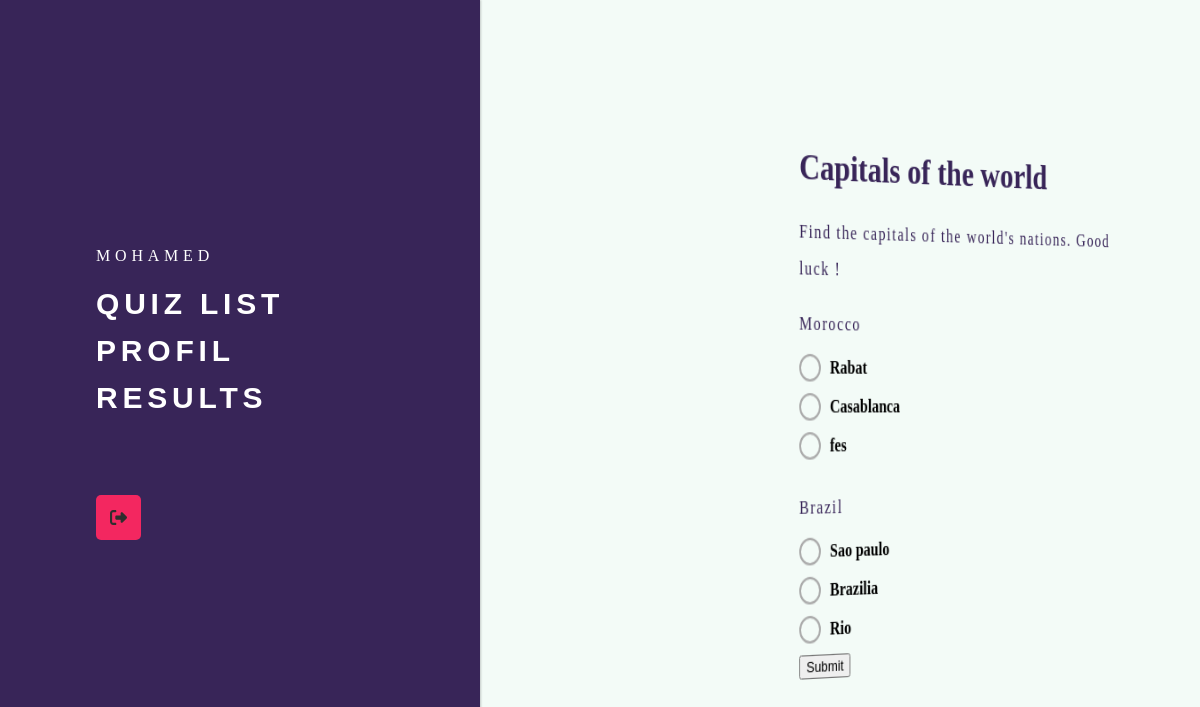
The app's page /quiz/2/ (signed in) with its own data.
### quiz/models.py (models this page shows)
class Quiz(models.Model):
    title = models.CharField(max_length=255)
    description = models.TextField()
    duration = models.DurationField(null=True, blank=True)
    category = models.CharField(max_length=100)

class Question(models.Model):
    TEXT = 'text'
    MULTIPLE_CHOICE = 'multiple_choice'
    TRUE_FALSE = 'true_false'
    QUESTION_TYPES = [
        (TEXT, 'Text'),
        (MULTIPLE_CHOICE, 'Multiple Choice'),
        (TRUE_FALSE, 'True/False'),
    ]
    quiz = models.ForeignKey(Quiz, on_delete=models.CASCADE)
    text = models.TextField()
    type = models.CharField(max_length=20, choices=QUESTION_TYPES, default=TEXT)

class Choice(models.Model):
    question = models.ForeignKey(Question, on_delete=models.CASCADE)
    text = models.CharField(max_length=255)
    is_correct = models.BooleanField(default=False)

### quiz/views.py (the view, shortened to what this page needs)
# urls.py: path('<int:quiz_id>/', quiz_detail_view, name='quiz_detail_view'),
def quiz_detail_view(request, quiz_id):
    quiz = Quiz.objects.get(id=quiz_id)
    questions = Question.objects.filter(quiz=quiz)
    return render(request, 'quiz/quiz_detail.html', {'quiz': quiz, 'questions': questions})

### quiz/templates/quiz/quiz_detail.html (shortened to what this page needs)
{% load static %}
<!DOCTYPE html>
<html lang="en">
<head>
    <link rel="stylesheet" type="text/css" href="{% static 'quiz/css/quiz_detail_style.css'%}"/>
    <link rel="stylesheet" type="text/css" href="{% static 'quiz/css/navbarstyle.css' %}">
</head>
<body>
    {% include 'quiz/navbar.html' %}
    <div class="container">
        <h1>{{ quiz.title }}</h1>
        <p class="description">{{ quiz.description }}</p>
        <form method="post" >
            {% for question in questions %}
                <p class="question">{{ question.text }}</p>
                {% if question.type == 'multiple_choice' %}
                    <div class="radio-buttons">
                        {% for choice in question.choice_set.all %}
                            <label class="radio-button">
                                <div class="radio-circle"></div>
                                <span class="radio-label">{{ choice.text }}</span>
                            </label>
                        {% endfor %}
                    </div>
                {% endif %}
            {% endfor %}
            <button class="submit-btn" type="submit">Submit</button>
        </form>
    </div>
</body>
</html>

### quiz/templates/quiz/navbar.html (shortened to what this page needs)
{% load static %}
<div class="menu">
    <nav>
        <span class="user-info">{{ user.username }}</span>
        <ul id="ul">
            <li id="li" ><a href="{% url 'quiz_index' %}">Quiz List</a></li>
            <li id="li"><a href="">Profil</a></li>
            <li id="li"><a href="">Results</a></li>
            {% if user.is_authenticated %}
            <li id="li">
                <form action="{% url 'logout' %}" method="post">
                    <button type="submit" class="Btn">
                        <div class="sign">
                        </div>
                    </button>
                </form>
            </li>
            {% endif %}
        </ul>
    </nav>
</div>

### quiz/static/quiz/css/quiz_detail_style.css (style rules this page uses)
body { font-family: 'georgia'; margin-left: 2cm; background-color: #f3fbf7; height: 100vh; margin: 0; display: grid; place-content: center; }
a { font-family:Arial, Helvetica, sans-serif; text-size-adjust: 0; text-decoration: none; color: #f3fbf7; font-size: 20px; }
.radio-buttons { display: flex; flex-direction: column; color: black; }
.radio-button { display: flex; align-items: center; margin-bottom: 10px; cursor: pointer; }
.radio-circle { width: 20px; height: 20px; border-radius: 50%; border: 2px solid #aaa; position: relative; margin-right: 10px; }
.radio-circle::before { content: ""; display: block; width: 12px; height: 12px; border-radius: 50%; background-color: #ddd; position: absolute; top: 50%; left: 50%; transform: translate(-50%, -50%) scale(0); transition: all 0.2s ease-in-out; }
.radio-label { font-size: 16px; font-weight: bold; }
.question { line-height: 2em; letter-spacing: .1em; margin-bottom: 10px; color: #382558; }
.description { line-height: 2em; letter-spacing: .1em; margin-bottom: 10px; color: #382558; }
h1 { color: #382558; }

### quiz/static/quiz/css/navbarstyle.css (style rules this page uses)
body { box-sizing: content-box; }
.menu { position: fixed; height: 100vh; background: #382558; width: 10vw; box-shadow: 1px 0 2px rgba(0, 0, 0, .2); transition: 1s; }
.container { width: 90%; transition: 1s; color: #D2D2D0; }
nav { position: absolute; margin-top: 50%; left: -1000px; transition: .5s; }
nav #ul { color: white; text-transform: uppercase; list-style-type: none; padding: 0; }
nav #li { line-height: 2em; letter-spacing: .3em; margin-bottom: 10px; }
nav a { font-size: 30px; text-decoration: none; color: white; font-weight: 600; }
p { line-height: 1.5em; }
.user-info { color: white; text-transform: uppercase; list-style-type: none; line-height: 2em; letter-spacing: .3em; }
.Btn { --black: #000000; --ch-black: #141414; --eer-black: #1b1b1b; --night-rider: #2e2e2e; --white: #ffffff; --af-white: #f3f3f3; --ch-white: #e1e1e1; display: flex; align-items: center; justify-content: flex-start; width: 45px; height: 45px; border: none; border-radius: 5px; cursor: pointer; position: relative; overflow: hidden; transition-duration: .3s; background-color: #f32760; margin-top: 2cm; }
.sign { width: 150%; transition-duration: .3s; display: flex; align-items: center; justify-content: center; }
.sign svg { width: 17px; }

### records on screen
Quiz: title "Capitals of the world", description "Find the capitals of the world's nations. Good luck !"
Question: text "Morocco"
Choice: text "Rabat"
Choice: text "Casablanca"
Choice: text "fes"
Question: text "Brazil"
Choice: text "Sao paulo"
Choice: text "Brazilia"
Choice: text "Rio"

### other values on screen
{{ user.username }} "MOHAMED"
